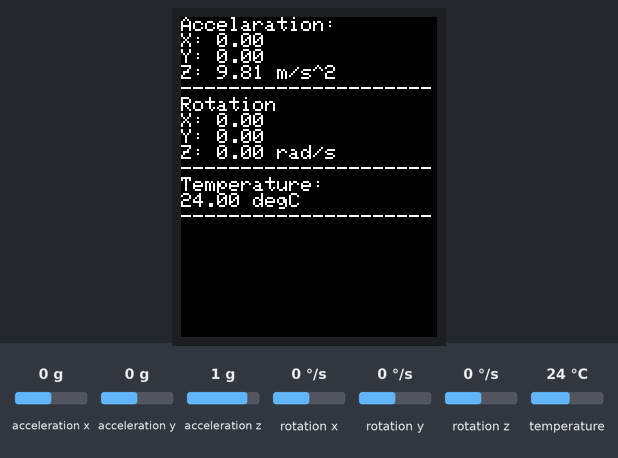
Bench run of a sketch on a simulated ESP32. On the bench: 128×160 colour display. The test bench sets the inputs (shaded band); at power-on: acceleration x 0 g, rotation x 0 °/s, acceleration y 0 g, acceleration z 1 g, rotation y 0 °/s, rotation z 0 °/s, temperature 24 °C.

Above: at 1.4 s.
1.5 s: acceleration x set to -1.4 g
At 2.3 s:
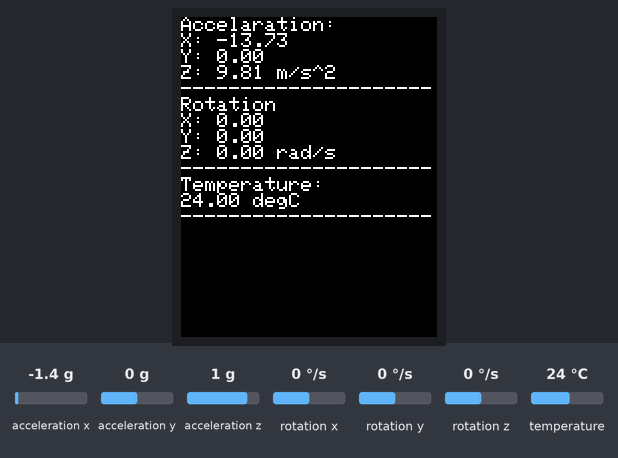
3.0 s: rotation x set to 100 °/s
At 4.2 s:
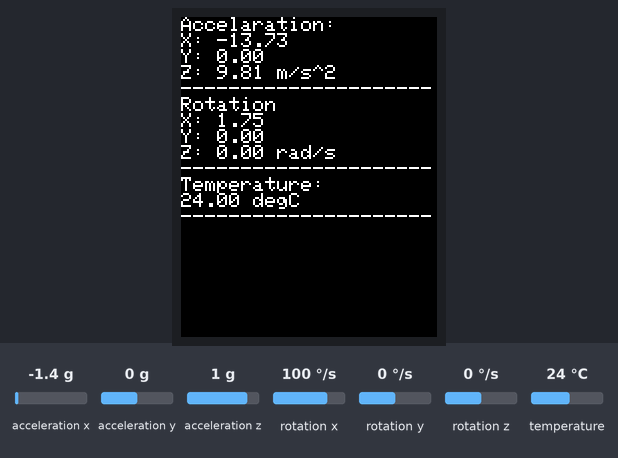
6.0 s: acceleration y set to -1.4 g
At 6.9 s:
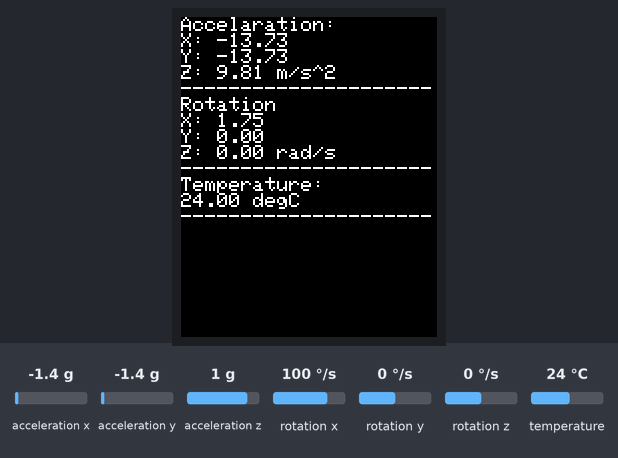
7.6 s: acceleration z set to -1.4 g
At 8.8 s:
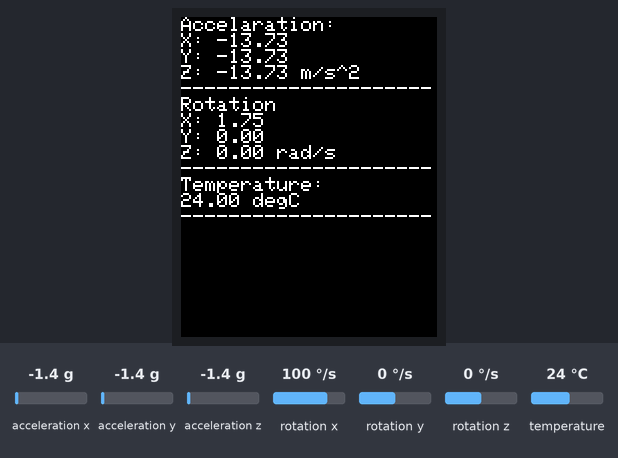
9.1 s: rotation y set to -192 °/s
At 9.5 s:
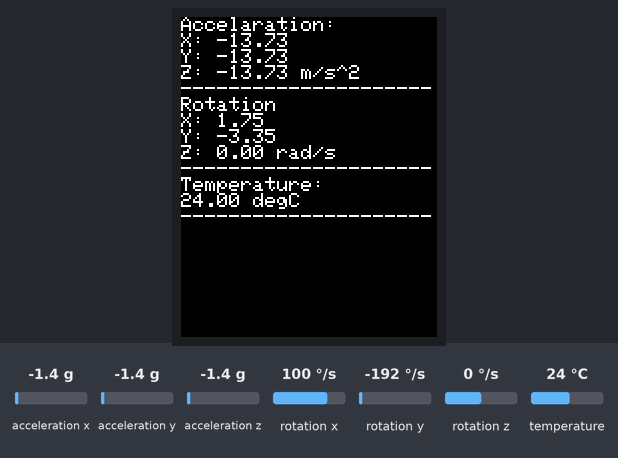
10.6 s: rotation z set to -192 °/s
At 11.5 s:
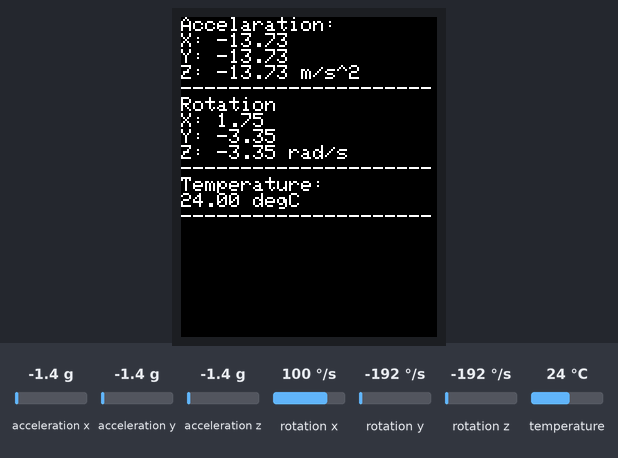
Timing chart, 0 to 13.6 s (numbered marks = the images above; inputs shaded):
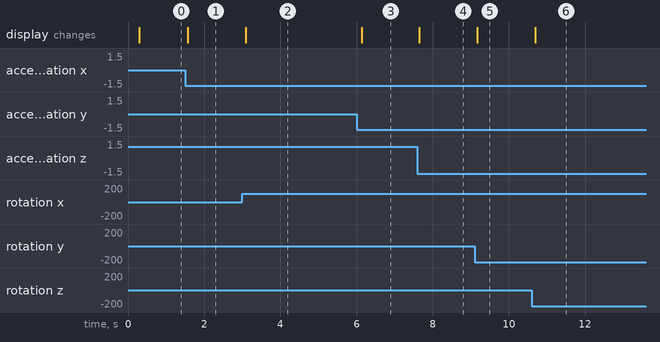

The sketch:

Project4.ino
```cpp
// Include libraries for MPU sensors
#include <Adafruit_MPU6050.h>
#include <Adafruit_Sensor.h>
#include <Wire.h>

// Include libraries for handling graphics on an Adafruit ST7735 TFT display.
#include <Adafruit_GFX.h>    // Core graphics library
#include <Adafruit_ST7735.h> // Hardware-specific library for ST7735
#include <SPI.h>             // Arduino SPI library

// Pins for the TFT display (CS, RST, DC) are defined for communication setup.
#define TFT_CS 5
#define TFT_RST 27
#define TFT_DC 32

Adafruit_MPU6050 mpu;
Adafruit_ST7735 tft = Adafruit_ST7735(TFT_CS, TFT_DC, TFT_RST);

void setup(void)
{
  // Initializes the display with specific settings.
  tft.initR(INITR_BLACKTAB);
  // Clears the display by filling it with black.
  tft.fillScreen(ST7735_BLACK);
  // Sets the text color to white.
  tft.setTextColor(ST7735_WHITE);
  // Sets the text size.
  tft.setTextSize(1);
  // Positions the cursor at the top-left corner of the display.
  tft.setCursor(0, 0);
  // Sets up the serial communication
  Serial.begin(115200);

  // Initializes serial communication for debugging and starts communication with the MPU6050 sensor.
  mpu.begin();

  //Configures the MPU6050 settings such as accelerometer range, gyro range, and filter bandwidth
  mpu.setAccelerometerRange(MPU6050_RANGE_8_G);
  mpu.setGyroRange(MPU6050_RANGE_500_DEG);
  mpu.setFilterBandwidth(MPU6050_BAND_5_HZ);
  delay(100);
}

void loop()
{
  // Clears the TFT display
  tft.fillScreen(ST7735_BLACK);
  // resets the cursor position.
  tft.setCursor(0, 0);
  // Retrieves sensor data for acceleration, gyroscope, and temperature from the MPU6050.
  sensors_event_t a, g, temp;
  mpu.getEvent(&a, &g, &temp);

  // Displays this data formatted on the TFT screen. Each sensor reading is labeled
  // and displayed with its respective units (meters per second squared for acceleration,
  // radians per second for gyro, and degrees Celsius for temperature).
  tft.println("Accelaration: ");
  tft.print("X: ");
  tft.println(a.acceleration.x);
  tft.print("Y: ");
  tft.println(a.acceleration.y);
  tft.print("Z: ");
  tft.print(a.acceleration.z);
  tft.println(" m/s^2");
  tft.println("---------------------");

  tft.println("Rotation");
  tft.print("X: ");
  tft.println(g.gyro.x);
  tft.print("Y: ");
  tft.println(g.gyro.y);
  tft.print("Z: ");
  tft.print(g.gyro.z);
  tft.println(" rad/s");
  tft.println("---------------------");

  tft.println("Temperature: ");
  tft.print(temp.temperature);
  tft.println(" degC");
  tft.println("---------------------");
  delay(100);
}
```

Measured:
- after the input at 1.5 s, the display: changes after 0.07 s (image 1)
- after the input at 3.0 s, the display: changes after 0.09 s (image 2)
- after the input at 6.0 s, the display: changes after 0.13 s (image 3)
- after the input at 7.6 s, the display: changes after 0.05 s (image 4)
- after the input at 9.1 s, the display: changes after 0.07 s (image 5)
- after the input at 10.6 s, the display: changes after 0.10 s (image 6)
